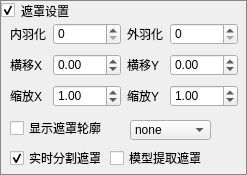
      <widget class="QGroupBox" name="groupBoxMaskConfig">
       <property name="styleSheet">
        <string notr="true">QGroupBox {border: 1px solid #888888;}
</string>
       </property>
       <property name="title">
        <string>遮罩设置</string>
       </property>
       <property name="checkable">
        <bool>true</bool>
       </property>
       <widget class="QWidget" name="gridLayoutWidget_2">
        <property name="geometry">
         <rect>
          <x>10</x>
          <y>20</y>
          <width>228</width>
          <height>91</height>
         </rect>
        </property>
        <layout class="QGridLayout" name="gridLayout_2">
         <item row="1" column="1">
          <widget class="QDoubleSpinBox" name="spinFaceOffsetX">
           <property name="toolTip">
            <string>人脸横向移动比例</string>
           </property>
           <property name="decimals">
            <number>2</number>
           </property>
           <property name="minimum">
            <double>-180.000000000000000</double>
           </property>
           <property name="maximum">
            <double>180.000000000000000</double>
           </property>
           <property name="singleStep">
            <double>0.010000000000000</double>
           </property>
           <property name="value">
            <double>0.000000000000000</double>
           </property>
          </widget>
         </item>
         <item row="2" column="1">
          <widget class="QDoubleSpinBox" name="spinFaceScaleX">
           <property name="toolTip">
            <string>人脸横向缩放比例</string>
           </property>
           <property name="decimals">
            <number>2</number>
           </property>
           <property name="minimum">
            <double>0.500000000000000</double>
           </property>
           <property name="maximum">
            <double>2.000000000000000</double>
           </property>
           <property name="singleStep">
            <double>0.010000000000000</double>
           </property>
           <property name="value">
            <double>1.000000000000000</double>
           </property>
          </widget>
         </item>
         <item row="0" column="3">
          <widget class="QSpinBox" name="spinMaskDilate">
           <property name="toolTip">
            <string>轮廓向外膨胀模糊多少像素</string>
           </property>
           <property name="minimum">
            <number>0</number>
           </property>
           <property name="maximum">
            <number>200</number>
           </property>
           <property name="singleStep">
            <number>2</number>
           </property>
           <property name="value">
            <number>0</number>
           </property>
          </widget>
         </item>
         <item row="1" column="3">
          <widget class="QDoubleSpinBox" name="spinFaceOffsetY">
           <property name="toolTip">
            <string>人脸纵向移动比例</string>
           </property>
           <property name="decimals">
            <number>2</number>
           </property>
           <property name="minimum">
            <double>-180.000000000000000</double>
           </property>
           <property name="maximum">
            <double>180.000000000000000</double>
           </property>
           <property name="singleStep">
            <double>0.010000000000000</double>
           </property>
           <property name="value">
            <double>0.000000000000000</double>
           </property>
          </widget>
         </item>
         <item row="1" column="0">
          <widget class="QLabel" name="label_59">
           <property name="text">
            <string>横移X</string>
           </property>
          </widget>
         </item>
         <item row="2" column="0">
          <widget class="QLabel" name="label_62">
           <property name="text">
            <string>缩放X</string>
           </property>
          </widget>
         </item>
         <item row="0" column="0">
          <widget class="QLabel" name="label_60">
           <property name="text">
            <string>内羽化</string>
           </property>
          </widget>
         </item>
         <item row="0" column="1">
          <widget class="QSpinBox" name="spinMaskErode">
           <property name="toolTip">
            <string>轮廓向内收缩多少像素</string>
           </property>
           <property name="minimum">
            <number>0</number>
           </property>
           <property name="maximum">
            <number>200</number>
           </property>
           <property name="singleStep">
            <number>2</number>
           </property>
           <property name="value">
            <number>0</number>
           </property>
          </widget>
         </item>
         <item row="2" column="3">
          <widget class="QDoubleSpinBox" name="spinFaceScaleY">
           <property name="toolTip">
            <string>人脸纵向缩放比例</string>
           </property>
           <property name="decimals">
            <number>2</number>
           </property>
           <property name="minimum">
            <double>0.500000000000000</double>
           </property>
           <property name="maximum">
            <double>2.000000000000000</double>
           </property>
           <property name="singleStep">
            <double>0.010000000000000</double>
           </property>
           <property name="value">
            <double>1.000000000000000</double>
           </property>
          </widget>
         </item>
         <item row="1" column="2">
          <widget class="QLabel" name="label_65">
           <property name="text">
            <string>横移Y</string>
           </property>
          </widget>
         </item>
         <item row="0" column="2">
          <widget class="QLabel" name="label_66">
           <property name="text">
            <string>外羽化</string>
           </property>
          </widget>
         </item>
         <item row="2" column="2">
          <widget class="QLabel" name="label_67">
           <property name="text">
            <string>缩放Y</string>
           </property>
          </widget>
         </item>
        </layout>
       </widget>
       <widget class="QCheckBox" name="checkMaskXSeg">
        <property name="geometry">
         <rect>
          <x>10</x>
          <y>150</y>
          <width>91</width>
          <height>16</height>
         </rect>
        </property>
        <property name="toolTip">
         <string>&lt;html&gt;&lt;head/&gt;&lt;body&gt;&lt;p&gt;实时计算面部轮廓遮罩，会增加计算时间，但是脸部遮挡物会更加清晰的显示&lt;/p&gt;&lt;/body&gt;&lt;/html&gt;</string>
        </property>
        <property name="text">
         <string>实时分割遮罩</string>
        </property>
        <property name="checked">
         <bool>true</bool>
        </property>
       </widget>
       <widget class="QCheckBox" name="checkMaskFromSrc">
        <property name="geometry">
         <rect>
          <x>110</x>
          <y>150</y>
          <width>95</width>
          <height>16</height>
         </rect>
        </property>
        <property name="toolTip">
         <string>&lt;html&gt;&lt;head/&gt;&lt;body&gt;&lt;p&gt;启用本遮罩选项就是采用模型中计算的人脸轮廓&lt;/p&gt;&lt;p&gt;优点是计算时间少，缺点是脸部如果有遮挡物可能不准确&lt;/p&gt;&lt;/body&gt;&lt;/html&gt;</string>
        </property>
        <property name="text">
         <string>模型提取遮罩</string>
        </property>
        <property name="checked">
         <bool>false</bool>
        </property>
       </widget>
       <widget class="QCheckBox" name="checkPreviewMask">
        <property name="geometry">
         <rect>
          <x>10</x>
          <y>120</y>
          <width>101</width>
          <height>16</height>
         </rect>
        </property>
        <property name="text">
         <string>显示遮罩轮廓</string>
        </property>
        <property name="checked">
         <bool>false</bool>
        </property>
       </widget>
       <widget class="QComboBox" name="comboColorTransMode">
        <property name="geometry">
         <rect>
          <x>130</x>
          <y>120</y>
          <width>81</width>
          <height>20</height>
         </rect>
        </property>
        <property name="styleSheet">
         <string notr="true"/>
        </property>
        <item>
         <property name="text">
          <string>none</string>
         </property>
        </item>
        <item>
         <property name="text">
          <string>rct</string>
         </property>
        </item>
       </widget>
      </widget>
